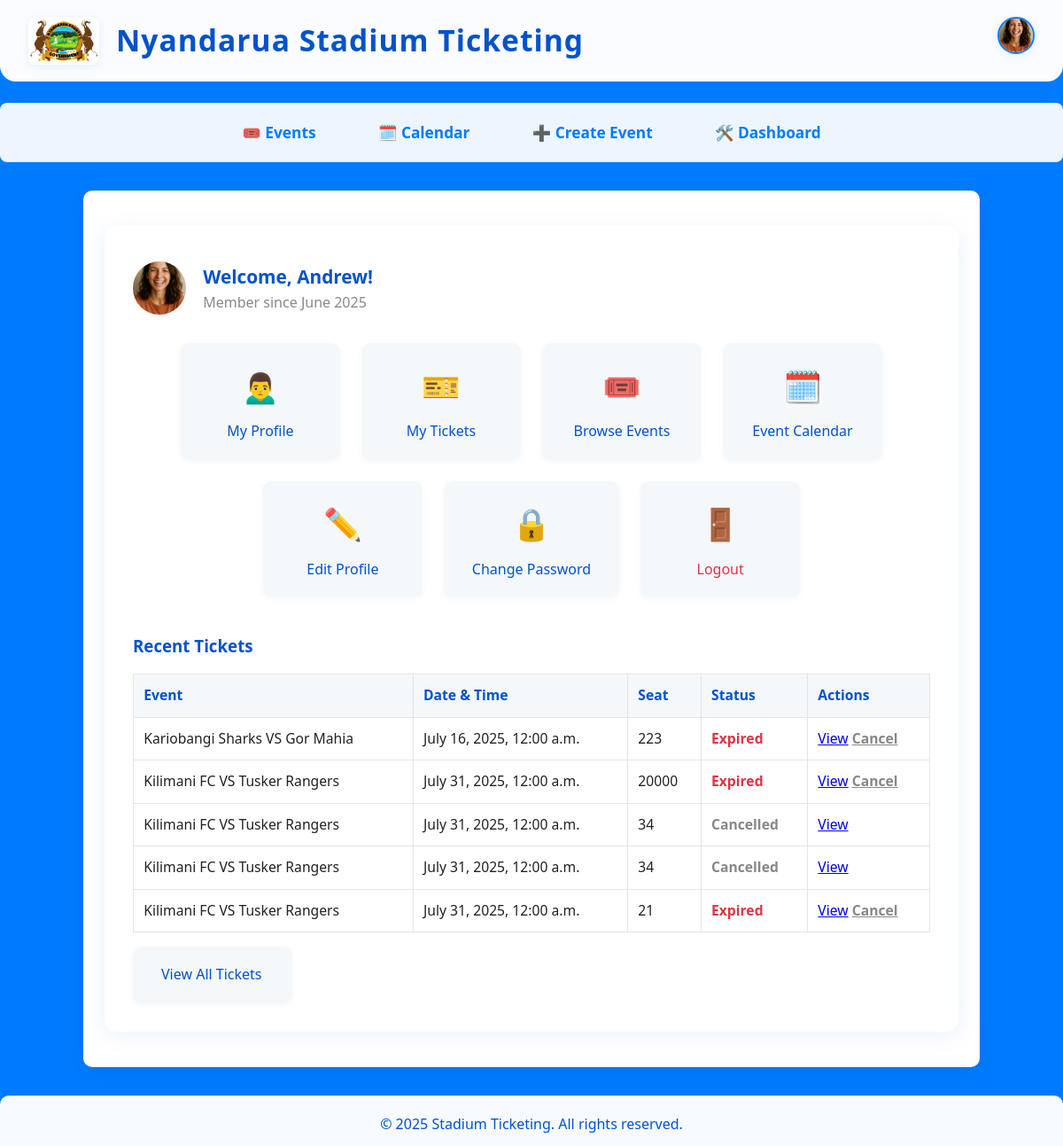
Before: /events/user-dashboard/ (signed in) with the older database file.
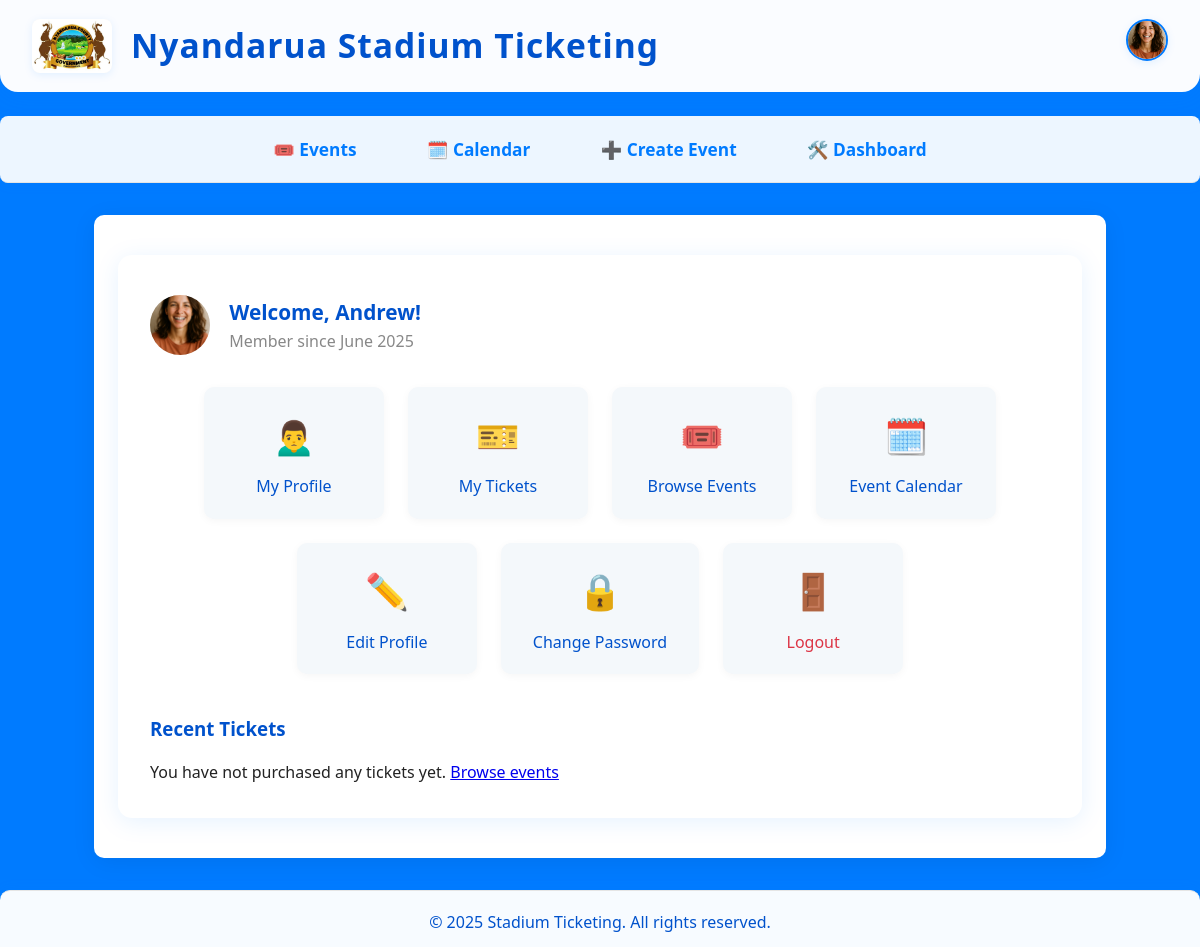
After: the same page with the newer database file.
### tickets/models.py (models this page shows, shortened)
class Ticket(models.Model):
    STATUS_CHOICES = [
        ('Active', 'Active'),
        ('Cancelled', 'Cancelled'),
        ('Used', 'Used'),
    ]
    user = models.ForeignKey(User, on_delete=models.CASCADE, related_name='tickets')
    event = models.ForeignKey(Event, on_delete=models.CASCADE, related_name='tickets')
    tickettype = models.ForeignKey('TicketType', on_delete=models.CASCADE, related_name='tickets', null=True, blank=True)
    seat = models.CharField(max_length=50)
    purchase_date = models.DateTimeField(auto_now_add=True)
    status = models.CharField(max_length=10, choices=STATUS_CHOICES, default='Active')
    qr_code_url = models.URLField(blank=True, null=True)  # Optional: for QR code image
    qr_code_image = models.ImageField(upload_to='ticket_qrcodes/', blank=True, null=True)

### events/models.py (models this page shows, shortened)
class Event(models.Model):
    EVENT_TYPE_CHOICES = [
        ('sports', 'Sports Events'),
        ('entertainment', 'Entertainment Events'),
        ('civic', 'Civic and Political Events'),
        ('educational', 'Educational and Institutional Events'),
        ('corporate', 'Corporate and Business Events'),
        ('religious', 'Religious and Spiritual Events'),
        ('recreational', 'Recreational and Community Events'),
        ('esports', 'E-sports and Virtual Events'),
    ]
    SPORTS_TYPE_CHOICES = [
        ('football', 'Football'),
        ('basketball', 'Basketball'),
        ('athletics', 'Athletics'),
        ('rugby', 'Rugby'),
        ('tennis', 'Tennis'),
    ]
    LEAGUE_CHOICES = [
        ('premier_league', 'Premier League'),
        ('national_league', 'National League'),
        ('champions_league', 'Champions League'),
    ]
    name = models.CharField(max_length=200)
    date = models.DateTimeField()
    location = models.CharField(max_length=200)
    description = models.TextField(blank=True)
    thumbnail = models.ImageField(upload_to='event_thumbnails/', blank=True, null=True)
    event_type = models.CharField(max_length=32, choices=EVENT_TYPE_CHOICES, default='sports')
    sport_type = models.CharField(max_length=32, choices=SPORTS_TYPE_CHOICES, blank=True, null=True)
    league = models.CharField(max_length=32, choices=LEAGUE_CHOICES, blank=True, null=True)

### events/views.py (the view)
# urls.py: path('user-dashboard/', views.user_dashboard, name='user_dashboard'),
@login_required
def user_dashboard(request):
    tickets = Ticket.objects.filter(user=request.user).select_related('event').order_by('-purchase_date')
    return render(request, 'events/user_dashboard.html', {
        'tickets': tickets,
        'now': timezone.now(),
    })

### events/templates/events/user_dashboard.html (shortened to what this page needs)
{% extends "base.html" %}
{% load static %}
{% block content %}
<div class="dashboard-section">
    <div class="dashboard-header">
        {% if user.profile.photo %}
            <img src="{{ user.profile.photo.url }}" alt="Profile Photo">
        {% else %}
            <img src="{% static 'images/default_profile.png' %}" alt="Profile Photo">
        {% endif %}
        <div>
            <div class="welcome">Welcome, {{ user.first_name|default:user.username }}!</div>
            <div style="color:#888;">Member since {{ user.date_joined|date:"F Y" }}</div>
        </div>
    </div>
    <div class="dashboard-links">
        <a href="{% url 'profile' %}" class="dashboard-link">
            <span class="icon">🙍‍♂️</span>
            My Profile
        </a>
        <a href="{% url 'ticket_list' %}" class="dashboard-link">
            <span class="icon">🎫</span>
            My Tickets
        </a>
        <a href="{% url 'event_list' %}" class="dashboard-link">
            <span class="icon">🎟️</span>
            Browse Events
        </a>
        <a href="{% url 'event_calendar' %}" class="dashboard-link">
            <span class="icon">🗓️</span>
            Event Calendar
        </a>
        <a href="{% url 'profile_edit' %}" class="dashboard-link">
            <span class="icon">✏️</span>
            Edit Profile
        </a>
        <a href="{% url 'password_change' %}" class="dashboard-link">
            <span class="icon">🔒</span>
            Change Password
        </a>
        <a href="{% url 'logout' %}" class="dashboard-link" style="color:#dc3545;">
            <span class="icon">🚪</span>
            Logout
        </a>
    </div>
    <div class="dashboard-tickets">
        <h3 style="color:#0052cc;">Recent Tickets</h3>
        {% if tickets %}
        <table>
            <thead>
                <tr>
                    <th>Event</th>
                    <th>Date & Time</th>
                    <th>Seat</th>
                    <th>Status</th>
                    <th>Actions</th>
                </tr>
            </thead>
            <tbody>
                {% for ticket in tickets|slice:":5" %}
                <tr>
                    <td>{{ ticket.event.name }}</td>
                    <td>{{ ticket.event.date|date:"F j, Y, g:i a" }}</td>
                    <td>{{ ticket.seat }}</td>
                    <td>
                        {% if ticket.status == 'Cancelled' %}
                            <span class="ticket-status-cancelled">Cancelled</span>
                        {% elif ticket.event.date < now %}
                            <span class="ticket-status-expired">Expired</span>
                        {% else %}
                            <span class="ticket-status-valid">Valid</span>
                        {% endif %}
                    </td>
                    <td>
                        <a href="{% url 'ticket_detail' ticket.pk %}">View</a>
                        {% if ticket.status != 'Cancelled' %}
                            <a href="{% url 'ticket_cancel' ticket.pk %}" class="ticket-status-cancelled">Cancel</a>
                        {% endif %}
                    </td>
                </tr>
                {% endfor %}
            </tbody>
        </table>
        <div style="margin-top:1rem;">
            <a href="{% url 'ticket_list' %}" class="dashboard-link" style="display:inline-block;">View All Tickets</a>
        </div>
        {% else %}
            <p style="margin-top:1rem;">You have not purchased any tickets yet. <a href="{% url 'event_list' %}">Browse events</a></p>
        {% endif %}
    </div>
</div>
{% endblock %}

Changed rows visible on the page:
removed Ticket: event.name "Kariobangi Sharks VS Gor Mahia", event "July 16, 2025, 12:00 a.m.", seat "223", status "Expired"
removed Ticket: event.name "Kilimani FC VS Tusker Rangers", event "July 31, 2025, 12:00 a.m.", seat "20000", status "Expired"
removed Ticket: event.name "Kilimani FC VS Tusker Rangers", event "July 31, 2025, 12:00 a.m.", seat "34", status "Cancelled"
removed Ticket: event.name "Kilimani FC VS Tusker Rangers", event "July 31, 2025, 12:00 a.m.", seat "34", status "Cancelled"
removed Ticket: event.name "Kilimani FC VS Tusker Rangers", event "July 31, 2025, 12:00 a.m.", seat "21", status "Expired"
Other visible differences:
text no longer shown: "Event Date & Time Seat Status Actions View All Tickets"
text now shown: "You have not purchased any tickets yet. Browse events"
